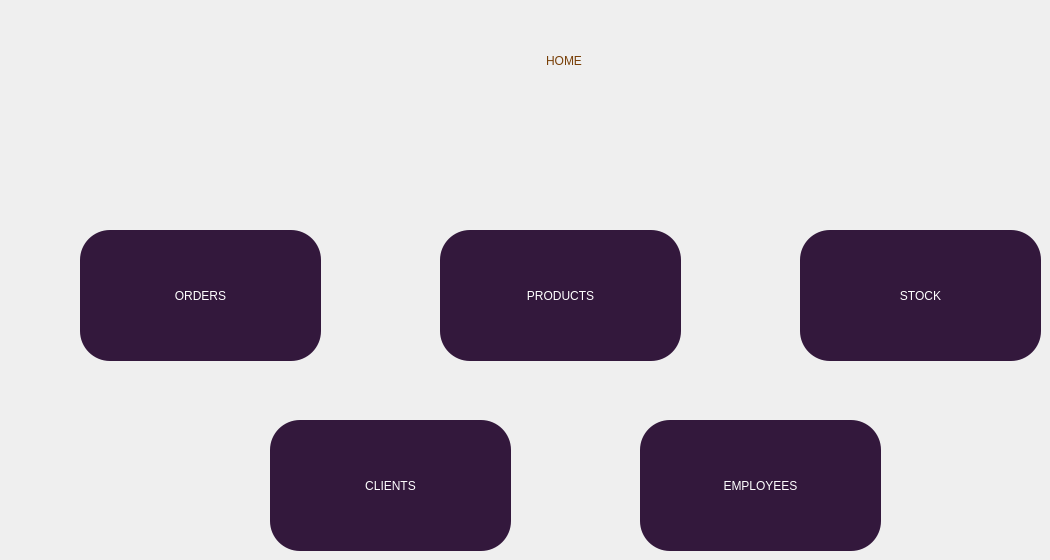
    <widget class="QWidget" name="mainPage0">
     <widget class="QLabel" name="label_2">
      <property name="geometry">
       <rect>
        <x>439</x>
        <y>0</y>
        <width>250</width>
        <height>121</height>
       </rect>
      </property>
      <property name="styleSheet">
       <string notr="true">color: rgb(120, 63, 7);
font: 40pt &quot;Lemon&quot;;
background-color: rgb(0, 0, 0,0%);</string>
      </property>
      <property name="text">
       <string>HOME</string>
      </property>
      <property name="scaledContents">
       <bool>true</bool>
      </property>
      <property name="alignment">
       <set>Qt::AlignCenter</set>
      </property>
     </widget>
     <widget class="QLabel" name="label">
      <property name="geometry">
       <rect>
        <x>0</x>
        <y>10</y>
        <width>151</width>
        <height>91</height>
       </rect>
      </property>
      <property name="styleSheet">
       <string notr="true">image: url(:/img/img/logo.png);
background-color: rgb(0, 0, 0, 0%);</string>
      </property>
      <property name="text">
       <string/>
      </property>
     </widget>
     <widget class="QToolButton" name="goToOrders">
      <property name="geometry">
       <rect>
        <x>80</x>
        <y>230</y>
        <width>241</width>
        <height>131</height>
       </rect>
      </property>
      <property name="styleSheet">
       <string notr="true">color: rgb(255, 255, 255);
background-color: rgb(51, 24, 60);
border-radius: 30px;
font: 20pt &quot;MV Boli&quot;;
</string>
      </property>
      <property name="text">
       <string>ORDERS</string>
      </property>
      <property name="icon">
       <iconset resource="assets.qrc">
        <normaloff>:/img/img/icons8-shopping-cart-96.png</normaloff>:/img/img/icons8-shopping-cart-96.png</iconset>
      </property>
      <property name="iconSize">
       <size>
        <width>40</width>
        <height>40</height>
       </size>
      </property>
      <property name="toolButtonStyle">
       <enum>Qt::ToolButtonTextUnderIcon</enum>
      </property>
     </widget>
     <widget class="QToolButton" name="goToProducts">
      <property name="geometry">
       <rect>
        <x>440</x>
        <y>230</y>
        <width>241</width>
        <height>131</height>
       </rect>
      </property>
      <property name="styleSheet">
       <string notr="true">color: rgb(255, 255, 255);
background-color: rgb(51, 24, 60);
border-radius: 30px;
font: 20pt &quot;MV Boli&quot;;
</string>
      </property>
      <property name="text">
       <string>PRODUCTS</string>
      </property>
      <property name="icon">
       <iconset resource="assets.qrc">
        <normaloff>:/img/img/icons8-birthday-cake-64.png</normaloff>:/img/img/icons8-birthday-cake-64.png</iconset>
      </property>
      <property name="iconSize">
       <size>
        <width>40</width>
        <height>40</height>
       </size>
      </property>
      <property name="toolButtonStyle">
       <enum>Qt::ToolButtonTextUnderIcon</enum>
      </property>
     </widget>
     <widget class="QToolButton" name="goToStock">
      <property name="geometry">
       <rect>
        <x>800</x>
        <y>230</y>
        <width>241</width>
        <height>131</height>
       </rect>
      </property>
      <property name="styleSheet">
       <string notr="true">color: rgb(255, 255, 255);
background-color: rgb(51, 24, 60);
border-radius: 30px;
font: 20pt &quot;MV Boli&quot;;
</string>
      </property>
      <property name="text">
       <string>STOCK</string>
      </property>
      <property name="icon">
       <iconset resource="assets.qrc">
        <normaloff>:/img/img/icons8-move-stock-80.png</normaloff>:/img/img/icons8-move-stock-80.png</iconset>
      </property>
      <property name="iconSize">
       <size>
        <width>40</width>
        <height>40</height>
       </size>
      </property>
      <property name="toolButtonStyle">
       <enum>Qt::ToolButtonTextUnderIcon</enum>
      </property>
     </widget>
     <widget class="QToolButton" name="goToEmployee">
      <property name="geometry">
       <rect>
        <x>640</x>
        <y>420</y>
        <width>241</width>
        <height>131</height>
       </rect>
      </property>
      <property name="cursor">
       <cursorShape>PointingHandCursor</cursorShape>
      </property>
      <property name="styleSheet">
       <string notr="true">#goToEmployee
{
color: rgb(255, 255, 255);
background-color: rgb(51, 24, 60);
border-radius: 30px;
font: 20pt &quot;MV Boli&quot;;
}
#goToEmployee:hover
{
background-color: rgb(74, 35, 88);
}
#goToEmployee:pressed
{
background-color: rgb(98, 47, 117);
}
</string>
      </property>
      <property name="text">
       <string>EMPLOYEES</string>
      </property>
      <property name="icon">
       <iconset resource="assets.qrc">
        <normaloff>:/img/img/icons8-compare-heights-100.png</normaloff>:/img/img/icons8-compare-heights-100.png</iconset>
      </property>
      <property name="iconSize">
       <size>
        <width>40</width>
        <height>40</height>
       </size>
      </property>
      <property name="toolButtonStyle">
       <enum>Qt::ToolButtonTextUnderIcon</enum>
      </property>
     </widget>
     <widget class="QToolButton" name="goToClient">
      <property name="geometry">
       <rect>
        <x>270</x>
        <y>420</y>
        <width>241</width>
        <height>131</height>
       </rect>
      </property>
      <property name="styleSheet">
       <string notr="true">color: rgb(255, 255, 255);
background-color: rgb(51, 24, 60);
border-radius: 30px;
font: 20pt &quot;MV Boli&quot;;
</string>
      </property>
      <property name="text">
       <string>CLIENTS</string>
      </property>
      <property name="icon">
       <iconset resource="assets.qrc">
        <normaloff>:/img/img/icons8-search-client-80.png</normaloff>:/img/img/icons8-search-client-80.png</iconset>
      </property>
      <property name="iconSize">
       <size>
        <width>40</width>
        <height>40</height>
       </size>
      </property>
      <property name="toolButtonStyle">
       <enum>Qt::ToolButtonTextUnderIcon</enum>
      </property>
     </widget>
    </widget>
